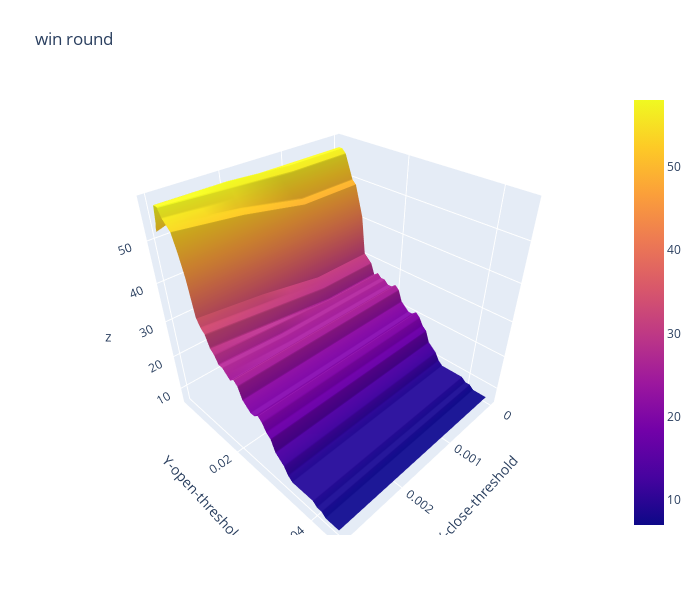

This figure's notebook cell:
### Code cell
import plotly.graph_objects as go

x_data = df_win_round.columns.to_list() # close threshold

y_data = df_win_round.index.to_list() # open threshold

z_data = df_win_round.copy(deep=True) # win rate

fig = go.Figure(data=[go.Surface(z=z_data.values,x=x_data,y=y_data)])

fig.update_layout(title="win round", # 标题
                  autosize=False,  # 尺度自动缩放
                  width=700,  # 长宽
                  height=600,
                  margin=dict(l=65,r=50,b=65,t=90),  # 4个位置的距离
                  scene=dict(xaxis_title='X-close-threshold',yaxis_title='Y-open-threshold')
                 )

fig.show()

### Figure 1 — Plotly figure (JSON) as saved in the notebook; plotly's stock layout.template omitted (floating-point values rounded to 4 significant figures; data arrays with more than 128 entries replaced by an {"elided": "..."} marker saying what was removed)
{"data": [{"type": "surface", "x": [0, 0.001, 0.002, 0.003], "y": [0.0031, 0.0032, 0.0035, 0.004, 0.005, 0.006, 0.007, 0.008, 0.009, 0.01, 0.011, 0.012, 0.013, 0.014, 0.015, 0.016, 0.017, 0.018, 0.019, 0.02, 0.021, 0.022, 0.023, 0.024, 0.025, 0.026, 0.027, 0.028, 0.029, 0.03, 0.031, 0.032, 0.033, 0.034, 0.035, 0.036, 0.037, 0.038, 0.039, 0.04, 0.041, 0.042, 0.043, 0.044, 0.045], "z": {"elided": "45x4 int values"}}], "layout": {"autosize": false, "height": 600, "margin": {"b": 65, "l": 65, "r": 50, "t": 90}, "scene": {"xaxis": {"title": {"text": "X-close-threshold"}}, "yaxis": {"title": {"text": "Y-open-threshold"}}}, "title": {"text": "win round"}, "width": 700}}
